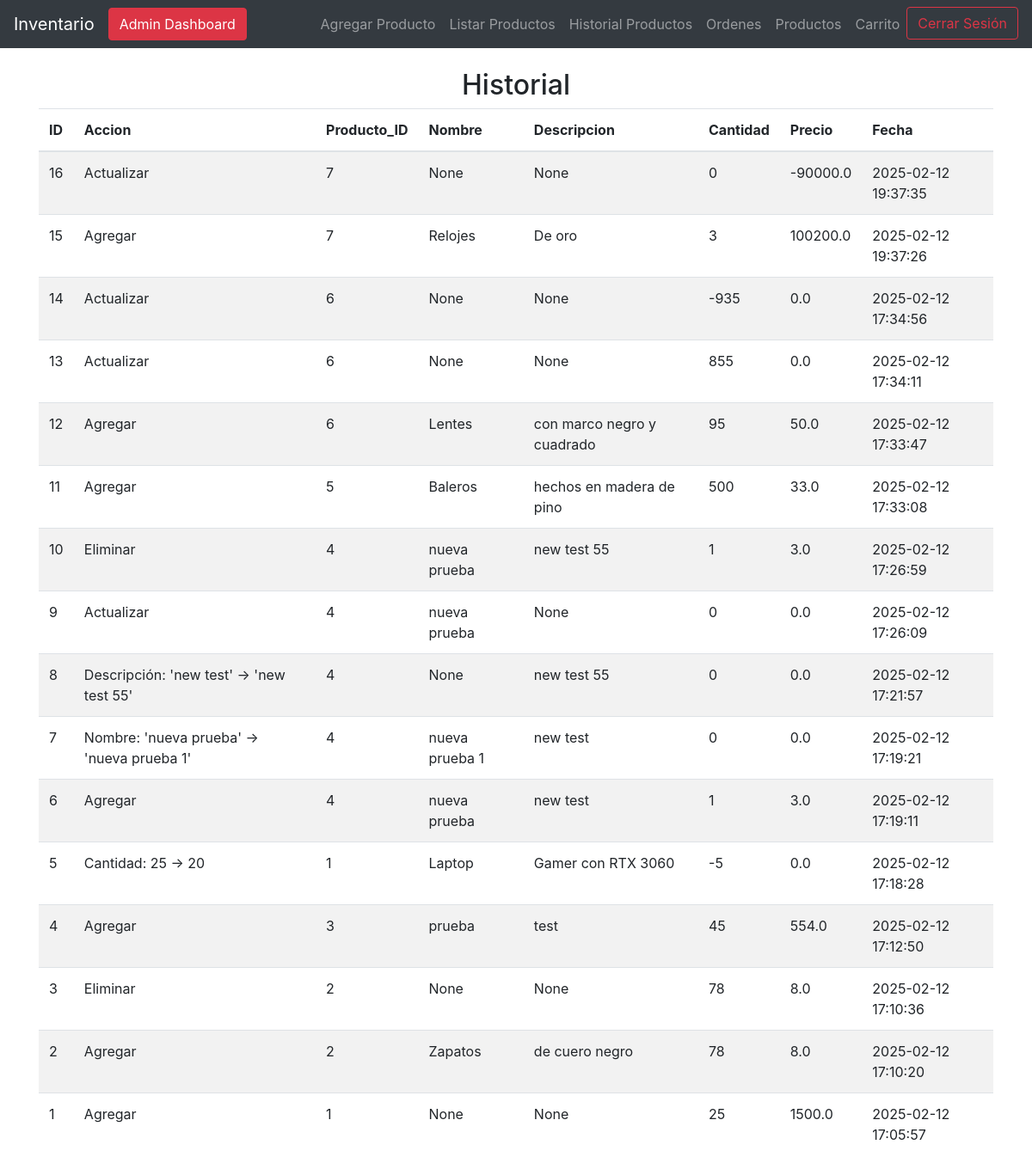
Page /historial (signed in) on the earlier database version.
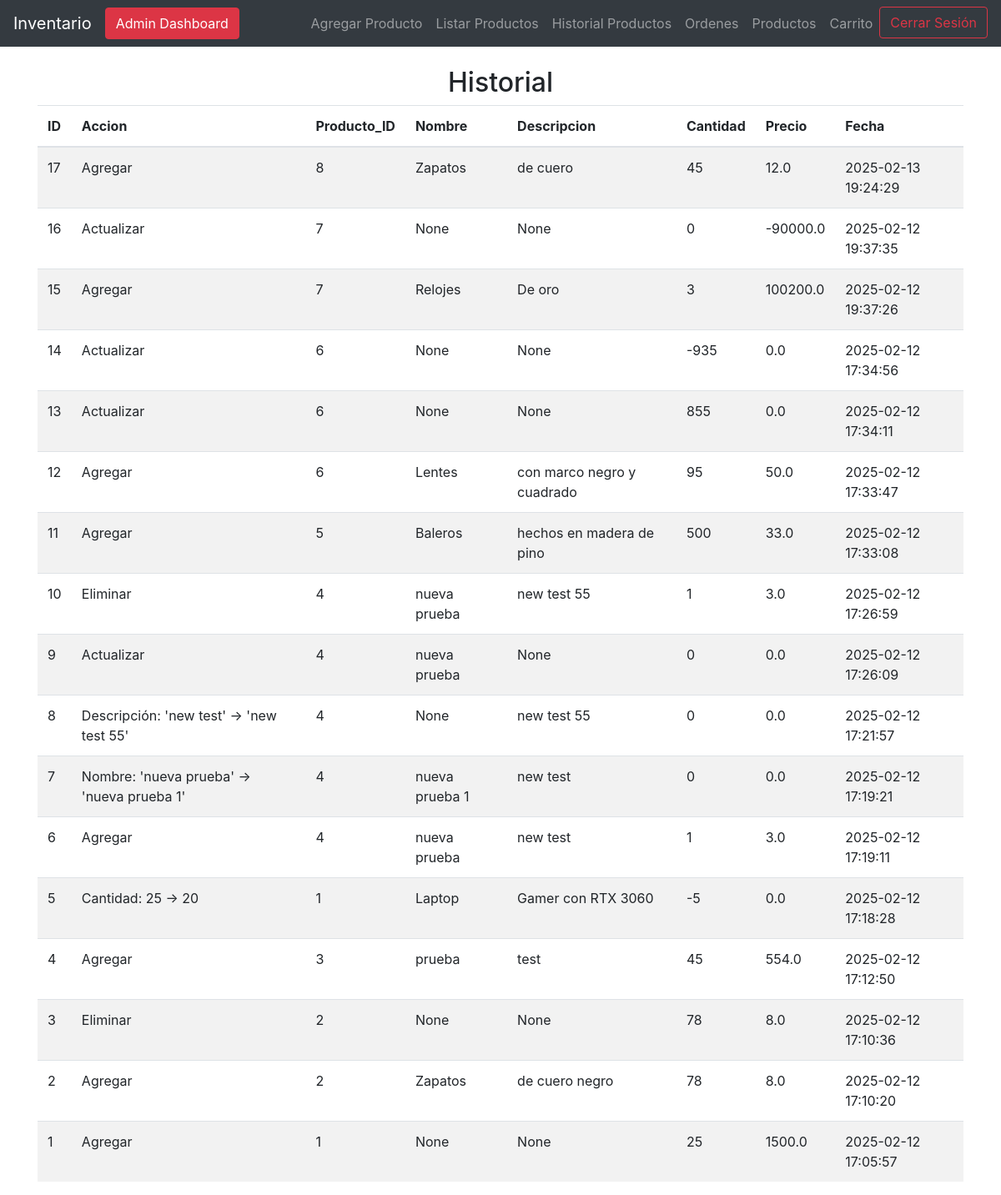
Same page on the later database version.
### tables this page shows
CREATE TABLE historial (
                historial_id INTEGER PRIMARY KEY AUTOINCREMENT,
                accion TEXT NOT NULL,
                producto_id INTEGER NOT NULL,
                nombre TEXT,
                descripcion TEXT,
                cantidad INTEGER,
                precio REAL,
                fecha TIMESTAMP DEFAULT CURRENT_TIMESTAMP,
                FOREIGN KEY (producto_id) REFERENCES productos (id)
            );

### app.py (the view)
@app.route('/historial')
@login_required
def historial():
    historial_movimientos = listar_historial()
    return render_template('listar_historial.html', historial=historial_movimientos)

### app.py (called while the page is built)
@login_manager.user_loader
def load_user(user_id):
    conn, cursor = connect_db()
    cursor.execute("SELECT usuario_id, nombre, email, rol FROM usuarios WHERE usuario_id = ?", (user_id,))
    usuario = cursor.fetchone()
    return Usuario(id=usuario[0], nombre=usuario[1], email=usuario[2], rol=usuario[3]) if usuario else None

### database.py (called while the page is built)
def connect_db():
    conn = sqlite3.connect(DB_NAME)
    cursor = conn.cursor()
    return conn, cursor

def listar_historial():
    conn, cursor = connect_db()
    cursor.execute("SELECT * FROM historial ORDER BY fecha DESC")
    historial = cursor.fetchall()
    conn.close()
    if historial:
        return historial
    else:
        print("No hay historial de movimientos.")

### templates/listar_historial.html
{% extends 'base.html' %}
{% block content %}
    <h2 class="text-center">Historial</h2>
    {% if historial %}
        <table class="table table-striped">
            <thead>
                <tr>
                    <th>ID</th>
                    <th>Accion</th>
                    <th>Producto_ID</th>
                    <th>Nombre</th>
                    <th>Descripcion</th>
                    <th>Cantidad</th>
                    <th>Precio</th>
                    <th>Fecha</th>
                </tr>
            </thead>
            <tbody>
                {% for hist in historial %}
                    <tr>
                        <td>{{ hist[0] }}</td>
                        <td>{{ hist[1] }}</td>
                        <td>{{ hist[2] }}</td>
                        <td>{{ hist[3] }}</td>
                        <td>{{ hist[4] }}</td>
                        <td>{{ hist[5] }}</td>
                        <td>{{ hist[6] }}</td>
                        <td>{{ hist[7] }}</td>
                    </tr>
                {% endfor %}
            </tbody>
        </table>
    {% else %}
        <p>No hay historial registrado</p>
    {% endif %}
{% endblock %}

### templates/base.html (shortened to what this page needs)
<!DOCTYPE html>
<html lang="es">
<head>
    <link href="https://stackpath.bootstrapcdn.com/bootstrap/4.5.2/css/bootstrap.min.css" rel="stylesheet">
</head>
<body>
    <nav class="navbar navbar-expand-lg navbar-dark bg-dark">
        <a class="navbar-brand" href="/">Inventario</a>
        {% if current_user.is_authenticated and current_user.rol == 'admin' %}
            <a href="{{ url_for('admin_dashboard') }}" class="btn btn-danger">Admin Dashboard</a>
        {% endif %}
        <div class="collapse navbar-collapse">
            <ul class="navbar-nav ml-auto">
                {% if current_user.is_authenticated and current_user.rol == 'admin' %}
                <li class="nav-item"><a class="nav-link" href="/agregar">Agregar Producto</a></li>
                <li class="nav-item"><a class="nav-link" href="/listar">Listar Productos</a></li>
                <li class="nav-item"><a class="nav-link" href="/historial">Historial Productos</a></li>
                <li class="nav-item"><a class="nav-link" href="/ordenes">Ordenes</a></li>
                {% endif %}
                <li class="nav-item"><a class="nav-link" href="/productos">Productos</a></li>
                <li class="nav-item"><a class="nav-link" href="/carrito">Carrito</a></li>
                {% if current_user.is_authenticated %}
                <li class="nav-item">
                    <a href="{{ url_for('logout') }}" class="btn btn-outline-danger">Cerrar Sesión</a>
                </li>
                {% endif %}
            </ul>
        </div>
    </nav>
    <div class="container mt-4">
        {% block content %}
        {% endblock %}
    </div>
</body>
</html>

Differences in the rows shown:
added historial: historial_id "17", accion "Agregar", producto "8", nombre "Zapatos", descripcion "de cuero", cantidad "45", precio "12.0", fecha "2025-02-13 19:24:29"
